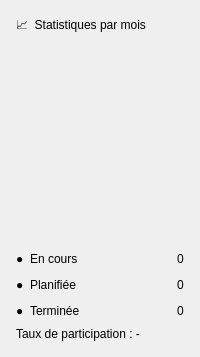
                       <widget class="QFrame" name="cardStatutComp">
                        <property name="card" stdset="0">
                         <bool>true</bool>
                        </property>
                        <layout class="QVBoxLayout" name="statutLayoutComp">
                         <property name="leftMargin">
                          <number>16</number>
                         </property>
                         <property name="topMargin">
                          <number>16</number>
                         </property>
                         <property name="rightMargin">
                          <number>16</number>
                         </property>
                         <property name="bottomMargin">
                          <number>16</number>
                         </property>
                         <item>
                          <widget class="QLabel" name="lblStatut">
                           <property name="role" stdset="0">
                            <string notr="true">cardTitle</string>
                           </property>
                           <property name="text">
                            <string>📈  Statistiques par mois</string>
                           </property>
                          </widget>
                         </item>
                         <item>
                          <layout class="QVBoxLayout" name="statutRowLayout">
                           <item>
                            <widget class="QLabel" name="statsChartComp">
                             <property name="minimumSize">
                              <size>
                               <width>0</width>
                               <height>200</height>
                              </size>
                             </property>
                            </widget>
                           </item>
                           <item>
                            <layout class="QVBoxLayout" name="legendLayoutComp">
                             <item>
                              <layout class="QHBoxLayout" name="legendCoursLayout">
                               <item>
                                <widget class="QLabel" name="dotCoursComp">
                                 <property name="text">
                                  <string>●</string>
                                 </property>
                                </widget>
                               </item>
                               <item>
                                <widget class="QLabel" name="legNameCoursComp">
                                 <property name="text">
                                  <string>En cours</string>
                                 </property>
                                </widget>
                               </item>
                               <item>
                                <spacer name="legendCoursSpacer">
                                 <property name="orientation">
                                  <enum>Qt::Horizontal</enum>
                                 </property>
                                 <property name="sizeHint" stdset="0">
                                  <size>
                                   <width>40</width>
                                   <height>20</height>
                                  </size>
                                 </property>
                                </spacer>
                               </item>
                               <item>
                                <widget class="QLabel" name="legCoursComp">
                                 <property name="text">
                                  <string>0</string>
                                 </property>
                                </widget>
                               </item>
                              </layout>
                             </item>
                             <item>
                              <layout class="QHBoxLayout" name="legendPlanifieeLayout">
                               <item>
                                <widget class="QLabel" name="dotPlanifiee">
                                 <property name="text">
                                  <string>●</string>
                                 </property>
                                </widget>
                               </item>
                               <item>
                                <widget class="QLabel" name="legNamePlanifiee">
                                 <property name="text">
                                  <string>Planifiée</string>
                                 </property>
                                </widget>
                               </item>
                               <item>
                                <spacer name="legendPlanifieeSpacer">
                                 <property name="orientation">
                                  <enum>Qt::Horizontal</enum>
                                 </property>
                                 <property name="sizeHint" stdset="0">
                                  <size>
                                   <width>40</width>
                                   <height>20</height>
                                  </size>
                                 </property>
                                </spacer>
                               </item>
                               <item>
                                <widget class="QLabel" name="legPlanifiee">
                                 <property name="text">
                                  <string>0</string>
                                 </property>
                                </widget>
                               </item>
                              </layout>
                             </item>
                             <item>
                              <layout class="QHBoxLayout" name="legendTermineeLayout">
                               <item>
                                <widget class="QLabel" name="dotTerminee">
                                 <property name="text">
                                  <string>●</string>
                                 </property>
                                </widget>
                               </item>
                               <item>
                                <widget class="QLabel" name="legNameTerminee">
                                 <property name="text">
                                  <string>Terminée</string>
                                 </property>
                                </widget>
                               </item>
                               <item>
                                <spacer name="legendTermineeSpacer">
                                 <property name="orientation">
                                  <enum>Qt::Horizontal</enum>
                                 </property>
                                 <property name="sizeHint" stdset="0">
                                  <size>
                                   <width>40</width>
                                   <height>20</height>
                                  </size>
                                 </property>
                                </spacer>
                               </item>
                               <item>
                                <widget class="QLabel" name="legTerminee">
                                 <property name="text">
                                  <string>0</string>
                                 </property>
                                </widget>
                               </item>
                              </layout>
                             </item>
                             <item>
                              <widget class="QLabel" name="lblTaux">
                               <property name="text">
                                <string>Taux de participation : -</string>
                               </property>
                              </widget>
                             </item>
                            </layout>
                           </item>
                          </layout>
                         </item>
                        </layout>
                       </widget>
